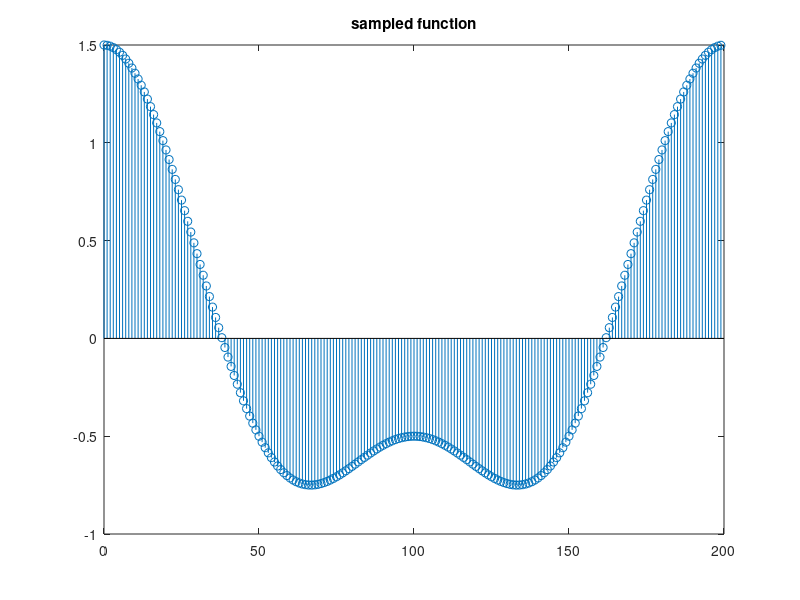
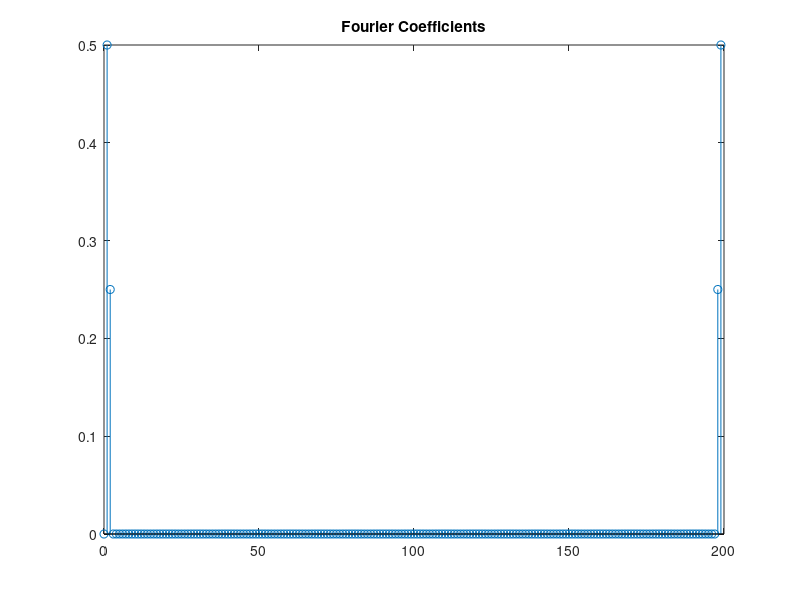
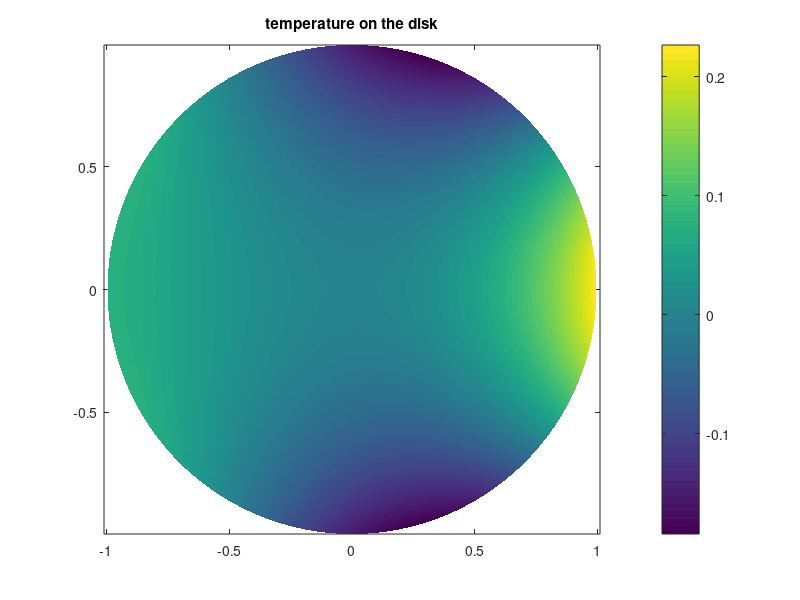

These charts were generated, in order, by the following MATLAB code:
%% problem 2: Plotting temperature on a disk 
%{
  rim temperature u(theta,1) = cos(theta) +1/2*cos(theta);
%}

%%
clear all
close all
clc



M = 200;
N=200; % the number of samples
K = 60; 

dR=1/M;
dT = 2*pi/N; % this is the delta_t for sampling the time function
R = [0:dR:1-dR]';
T=[0:dT:2*pi-dT]';
n=0:N-1;

u= cos(n*dT)+cos(2*dT*n)/2; 



figure(1)
stem(n,u)
title("sampled function")

%% now get the coefficients via DFT

Coeffs = 1/N*(fft(u));

figure(2)

m = 0:length(Coeffs)-1;
Coeffs= real(Coeffs);
%Coeffs = fftshift(Coeffs);
stem(n,abs(Coeffs))
title("Fourier Coefficients");


%%
R(M+1) = R(M);
T(N+1) = 2*pi; 
[RR,TT] = meshgrid(R,T); % first index is nt
[XX,YY] = pol2cart(TT,RR); 
V=zeros(M+1,M+1);



for nr = 1:M+1
    for nt =1:N+1
        sum = 0; % 0th coefficient
        
        for k = 1:K
          sum = sum + 1/pi*(1-k/K)*Coeffs(k)*R(nr)^k*cos(k*T(nt));
        end
        V(nt,nr) = sum;
    end
end

%%
figure(3) %  density plot
pcolor(XX,YY,V);
shading('interp')
colorbar;
axis equal
title("temperature on the disk");

%figure(4) % is this the density plot? 
%plot(T,V(:,M+1),'r-')
%hold on
%plot(T,V(:,M/2),'b-')
%plot(T,V(:,M/4),'k-')
%hold off
